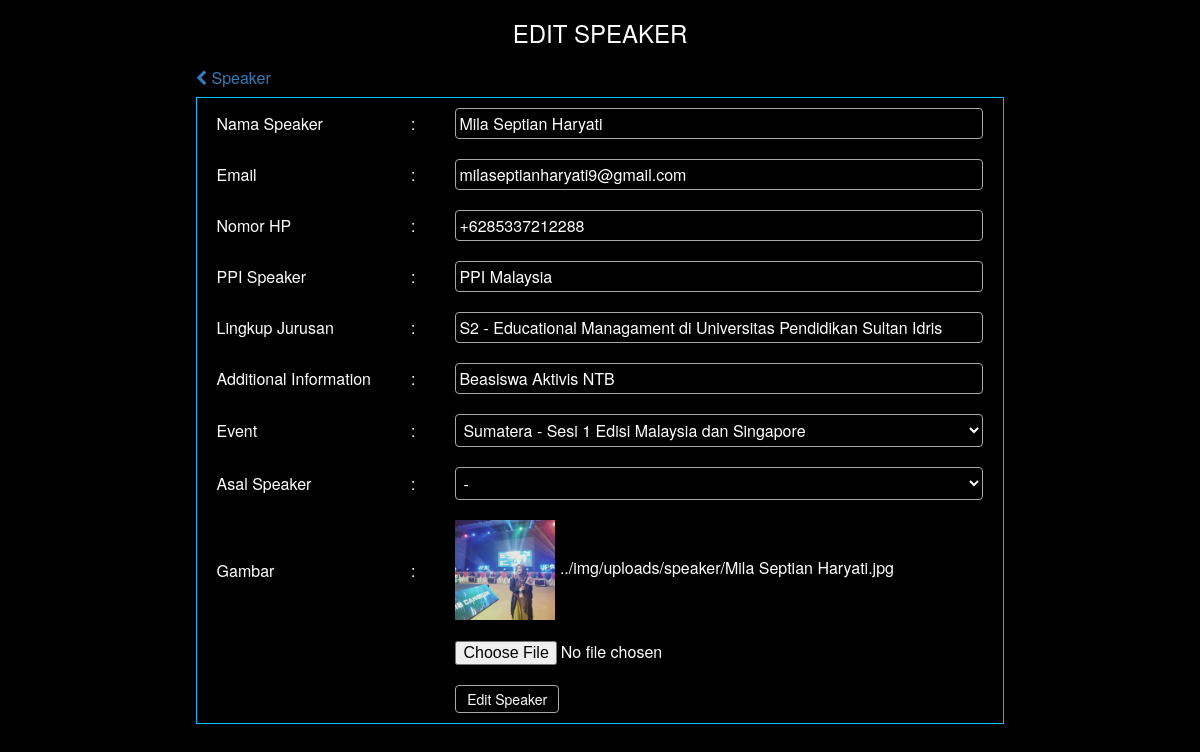
The page /edit/edit_speaker.php?id=1 on the database its author committed.
### tables this page shows
CREATE TABLE `speaker` (
  `id_speaker` int(255) NOT NULL,
  `nama_speaker` varchar(255) NOT NULL,
  `email_speaker` varchar(255) NOT NULL,
  `hp_speaker` varchar(255) NOT NULL,
  `img_speaker` varchar(255) NOT NULL,
  `ppi_speaker` varchar(255) DEFAULT NULL,
  `lingkup_jurusan` varchar(255) NOT NULL,
  `tentang_speaker` varchar(1000) DEFAULT NULL,
  `id_event` int(255) NOT NULL,
  `asal_speaker` int(255) DEFAULT NULL
);

CREATE TABLE `event` (
  `id_event` int(11) NOT NULL,
  `judul_event` varchar(255) NOT NULL,
  `img_event` varchar(255) NOT NULL,
  `wilayah_event` int(255) NOT NULL,
  `tanggal_event` date NOT NULL,
  `detail_event` varchar(10000) NOT NULL,
  `link_daftar_event` varchar(255) NOT NULL
);

### edit/edit_speaker.php (the view, shortened to what this page needs)
<?php
    include "../config/connection.php";
    $id = $_REQUEST['id'];
    $sql = "SELECT*FROM speaker WHERE id_speaker=$id";
    $query = mysqli_query($conn, $sql);
    $data = mysqli_fetch_assoc($query);
?>
<html>
<head>
        <?php include "../asset/css/sources.php"; ?>
        <link rel='stylesheet' href='../asset/css/subs.css'>
    </head>
    <body>
        <h3>EDIT SPEAKER</h3>
        <form action="edit_speaker.php?id=<?php echo $id; ?>" method="post" enctype="multipart/form-data">
            <table>
                <caption><a href='../tables/speaker.php'><i class="fa fa-chevron-left"></i> Speaker </a></caption>
                <tr>
                    <td>Nama Speaker</td>
                    <td> : </td>
                    <td>
                        <input type="text" name="name" value="<?php echo $data['nama_speaker']; ?>" required>
                    </td>
                </tr>
                <tr>
                    <td>Email</td>
                    <td> : </td>
                    <td>
                        <input type="email" name="email" value="<?php echo $data['email_speaker']; ?>" required>
                    </td>
                </tr>
                <tr>
                    <td>Nomor HP</td>
                    <td> : </td>
                    <td>
                        <input type="text" name="hp" value="<?php echo $data['hp_speaker']; ?>" required>
                    </td>
                </tr>
                <tr>
                    <td>PPI Speaker</td>
                    <td> : </td>
                    <td>
                        <input type="text" name="ppispeaker" value="<?php echo $data['ppi_speaker']; ?>">
                    </td>
                </tr>
                <tr>
                    <td>Lingkup Jurusan</td>
                    <td> : </td>
                    <td>
                        <input type="text" name="jurusan" value="<?php echo $data['lingkup_jurusan']; ?>" required>
                    </td>
                </tr>
                <tr>
                    <td>Additional Information</td>
                    <td> : </td>
                    <td>
                        <input type="text" name="about" value="<?php echo $data['tentang_speaker']; ?>">
                    </td>
                </tr>
                <tr>
                    <td>Event</td>
                    <td> : </td>
                    <td>
                        <select name="event">
                        <?php
                            $sql_event = "SELECT id_event, judul_event FROM event";
                            $query_event = mysqli_query($conn, $sql_event);
                            while ($data_event = mysqli_fetch_assoc($query_event)){
                                $ide = $data_event['id_event'];
                                $event = $data_event['judul_event'];
                        ?>
                            <option value=<?php echo $ide; if($ide == $data['id_event']){?> selected="selected" <?php } ?>><?php echo $event; ?></option>
                        <?php
                            }
                        ?>
                        </select>
                    </td>
                </tr>
                <tr>
                    <td>Asal Speaker</td>
                    <td> : </td>
                    <td>
                        <select name="asal">
                            <option value="" <?php if(empty($data['asal_speaker'])){ echo "selected"; } ?>>-</option>
                        </select>
                    </td>
                </tr>
                <tr>
                    <td>Gambar</td>
                    <td> : </td>
                    <td>
                        <img src="../img/uploads/speaker/<?php echo $data['img_speaker']; ?>" width='100' height='100'>
                        <?php echo "../img/uploads/speaker/".$data['img_speaker']; ?>
                    </td>
                </tr>
                <tr>
                    <td></td>
                    <td></td>
                    <td><input type='file' name='uploadfile' value=''></td>
                </tr>
                <tr>
                    <td colspan='2'></td>
                    <td><button type="submit" class='btn' name="submit">&nbsp; Edit Speaker &nbsp;</button></td>
                </tr>
            </table>
        </form>
    </body>
</html>

### asset/css/subs.css (style rules this page uses)
body { background-color: black; }
button[type=submit] { background-color: black; border-radius: 4px; padding: 3px; border: 1px solid #A9A9A9; color: white; }
h3 { text-align: center; color: white; }
input[type=text], input[type=email], input[type=date], select { width: 100%; padding: 3px; border: 1px solid #A9A9A9; border-radius: 4px; background-color: black; }
table { margin-left: auto; margin-right: auto; margin-top: 3em; margin-bottom: 3em; border: solid #00BFFF 1px; border-radius: 10px; }
table, td, tr, th { margin-top: 1%; color: white; padding: 10px 20px; }

### rows shown on the page
speaker: name "Mila Septian Haryati", email "milaseptianharyati9@gmail.com", hp "+6285337212288", ppispeaker "PPI Malaysia", jurusan "S2 - Educational Managament di Universitas Pendidikan Sultan Idris", about "Beasiswa Aktivis NTB", event "Sumatera - Sesi 1 Edisi Malaysia dan Singapore", asal "-", img_speaker (picture), img_speaker "Mila Septian Haryati.jpg"
